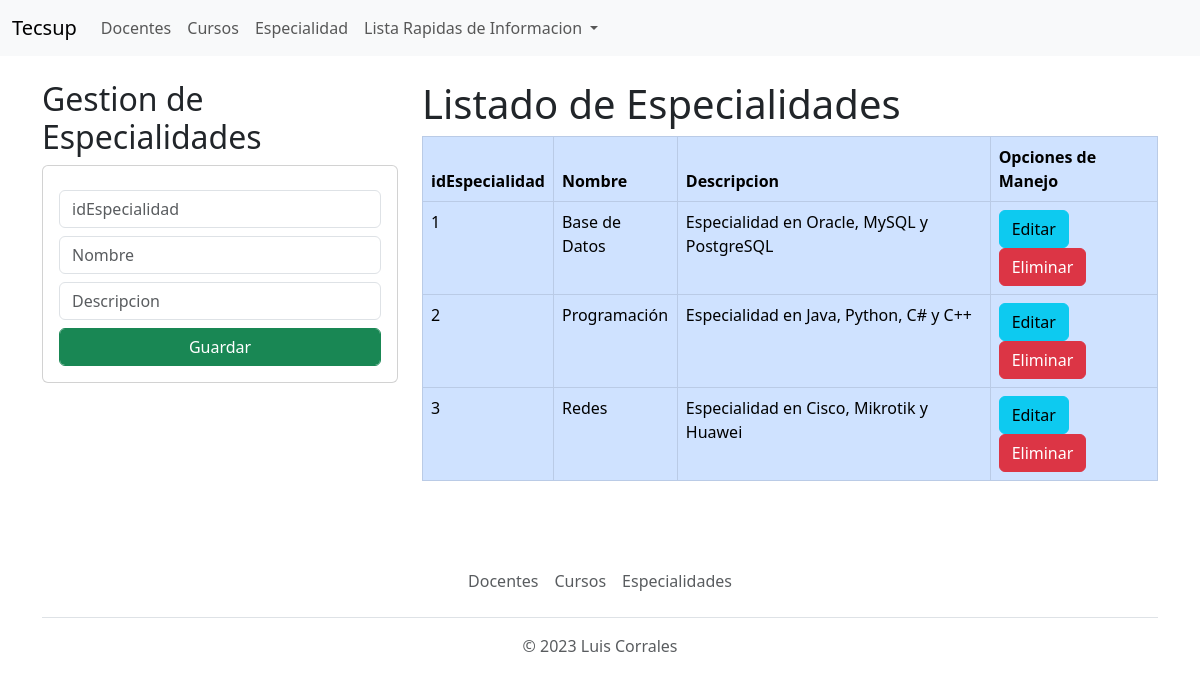
Screenshot of /especialidades (signed in) with the database file from the repository.
### Aplicaciones/Academico/models.py (models this page shows, shortened)
class Especialidad(models.Model):
    idEspecialidad = models.CharField(primary_key=True, max_length=6)
    nombre = models.CharField(max_length=50)
    descripcion = models.CharField(max_length=200)

### Aplicaciones/Academico/views.py (the view)
# urls.py: path('especialidades', views.especialidades, name='especialidades'),
@login_required(login_url='Academico:login')
def especialidades (request):
    especialidadesListado = Especialidad.objects.all()
    context = {'especialidades': especialidadesListado}
    return render(request, 'GestionEspecialidades.html', context)

### Aplicaciones/Academico/Templates/GestionEspecialidades.html (shortened to what this page needs)
{%extends 'base.html'%}
{%block body%}
<div class="row">
    <div class="col-sm-12 col-md-6 col-lg-4 col-xl-4">
        <h2>Gestion de Especialidades</h2>
        <div class="card">
            <div class="card-body">
                <form action="/registrarespecialidad" method="POST">
                    <div class="form-group mt-2">
                        <input type="text" name="txtidEspecialidad" placeholder="idEspecialidad" class="form-control">
                    </div>
                    <div class="form-group mt-2">
                        <input type="text" name="txtnombre" placeholder="Nombre" class="form-control">
                    </div>
                    <div class="form-group mt-2">
                        <input type="text" name="txtdescripcion" placeholder="Descripcion" class="form-control">
                    </div>
                    <div class="form-group mt-2">
                        <button type="submit" class="btn btn-success form-control" name="btnGuardar">Guardar</button>
                    </div>
                </form>
            </div>
        </div>
    </div>
    <div class="col-sm-12 col-md-6 col-lg-8 col-xl-8">
        <h1>Listado de Especialidades</h1>
        <div class = "table-respnsive py2">
            <table class="table table-hover table-bordered table-primary">
                <thead>
                    <tr>
                        <th>idEspecialidad</th>
                        <th>Nombre</th>
                        <th>Descripcion</th>
                        <th colspan="2">Opciones de Manejo</th>
                    </tr>
                </thead>
                <tbody>
                    {%for especialidad in especialidades%}
                    <tr>
                        <td>{{especialidad.idEspecialidad}}</td>
                        <td>{{especialidad.nombre}}</td>
                        <td>{{especialidad.descripcion}}</td>
                        <td>
                            <a href="{% url 'Academico:editarespecialidad' especialidad.idEspecialidad %}" class="btn btn-info">Editar</a>
                            <a href="{% url 'Academico:eliminarespecialidad' especialidad.idEspecialidad %}" class="btn btn-danger">Eliminar</a>
                        </td>
                    </tr>
                    {%endfor%}
                </tbody>
            </table>
        </div>
    </div>
</div>
{%endblock%}

### rows the page displays
Especialidad: idEspecialidad "1", nombre "Base de Datos", descripcion "Especialidad en Oracle, MySQL y PostgreSQL"
Especialidad: idEspecialidad "2", nombre "Programación", descripcion "Especialidad en Java, Python, C# y C++"
Especialidad: idEspecialidad "3", nombre "Redes", descripcion "Especialidad en Cisco, Mikrotik y Huawei"
